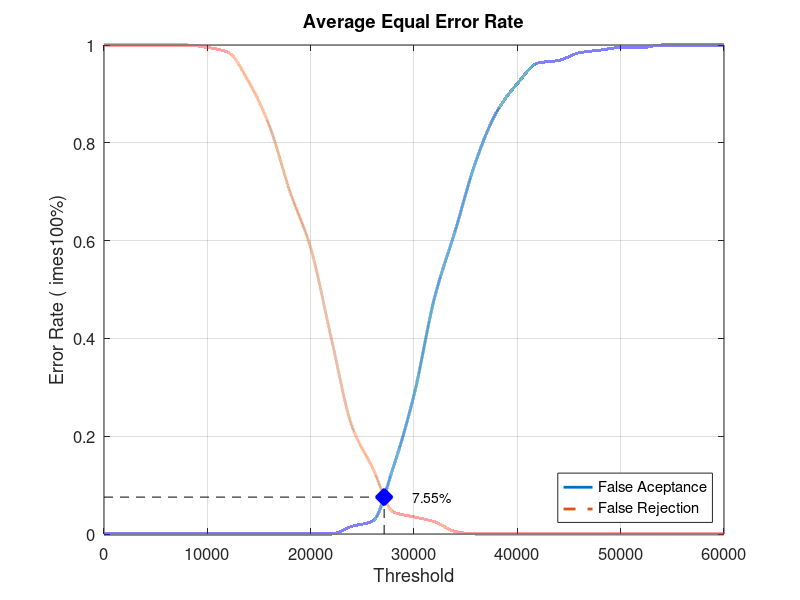
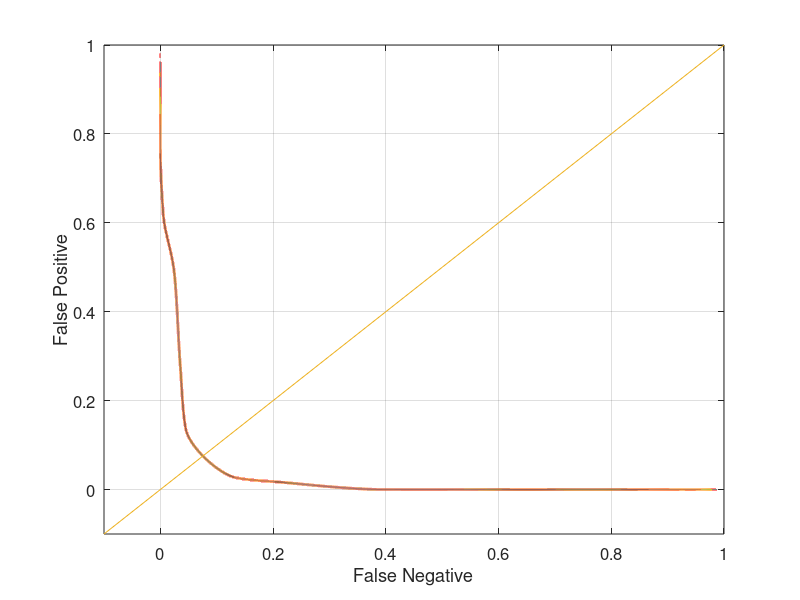

Recreate these plots in MATLAB, in order.
close all;
clear;
clc;
x = 0:2000:60000;
xq = 0:0.5:60000;

y0 = [0 0 0 0 0 0 0 0 0 0 0 0 0.0157895 0.0263158 0.136842 0.284211 0.484211 0.621053 0.763158 0.863158 0.921053 0.963158 0.968421 0.984211 0.989474 0.994737 0.994737 1 1 1 1]
yy0 = interp1(x, y0, xq, 'pchip');
y1 = [1 1 1 1 1 0.995 0.985 0.925 0.835 0.7 0.585 0.4 0.22 0.135 0.045 0.035 0.025 0.005 0 0 0 0 0 0 0 0 0 0 0 0 0]
yy1 = interp1(x, y1, xq, 'pchip');

% Calculating EER: 
y2 = abs(y0 - y1);
find(y2 == min(y2))
yy2 = abs(yy0 - yy1);
xEER = find(yy2 == min(yy2));
xEERIndex = xq(xEER) % X-axis EER
yEER = yy0(xEER) % Y-axis EER

main = figure
plot(xq, yy0,'-','LineWidth', 2);	hold on
plot(xq, yy1,'--','LineWidth', 2);	hold on
plot([xEERIndex xEERIndex], [0 yEER], 'k--');	hold on
plot([0 xEERIndex], [yEER yEER], 'k--');	hold on
plot(xEERIndex, yEER, 'bx', 'LineWidth', 10);	hold on
text(xEERIndex + 10 * xEERIndex / 100, yEER, [num2str(round((10000 * yEER)) / 100) '%'])
legend('False Aceptance', 'False Rejection', 'Location', 'SouthEast')
xlabel('Threshold')
ylabel('Error Rate (	imes100%)')
title('Average Equal Error Rate')
set(gca, 'FontSize', 12)
axis([0 60000 0 1])
grid on

print(main, 'Database3_3Main', '-dpng');
FNRxFPR = figure('Color', [1 1 1]);
plot(yy1, yy0, '-', yy1, yy0, 'LineWidth', 2);
hold on
y = -0.1:0.1:1
plot(y, y); 
set(gca, 'FontSize', 12)
xlabel('False Negative')
ylabel('False Positive')
axis([-0.1 1 -0.1 1])
set(gca, 'FontSize', 12)
grid on

print(FNRxFPR, 'Database3_3FNRxFPR','-dpng');
